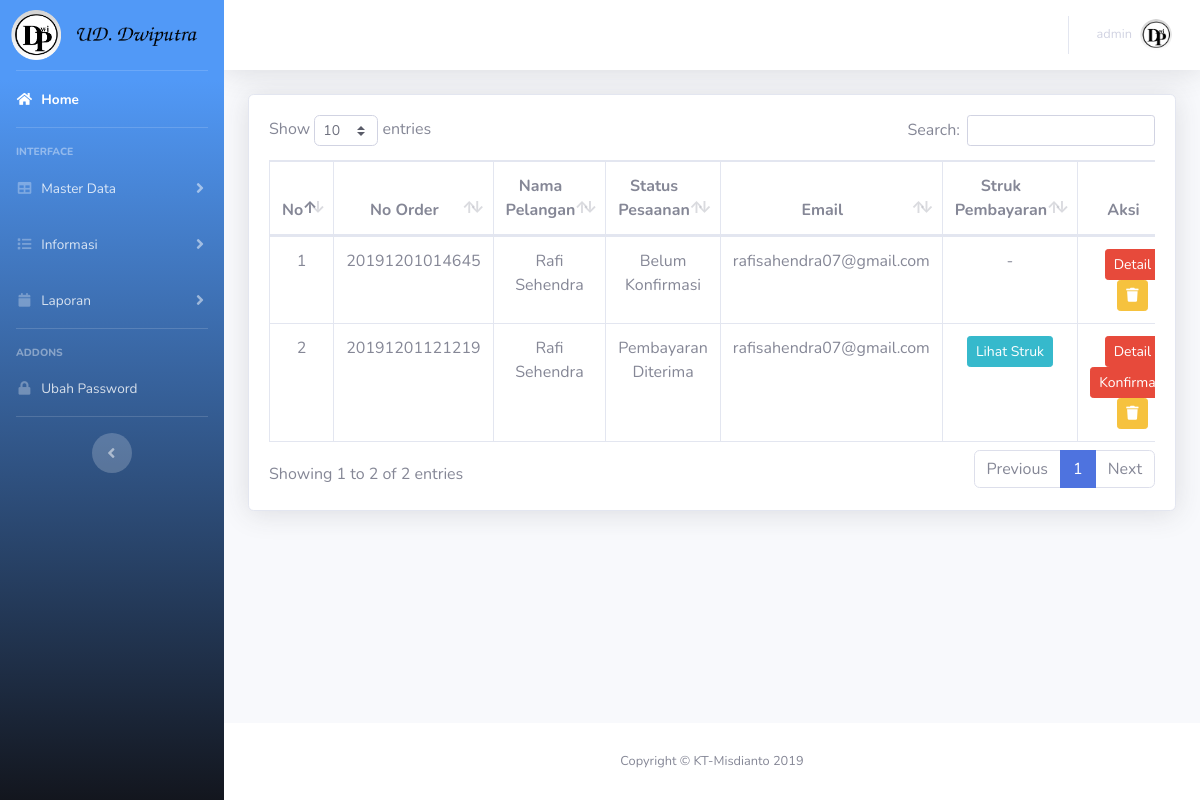
Page /admin/pages/index.php?module=transaksi/view (signed in) on the earlier database version.
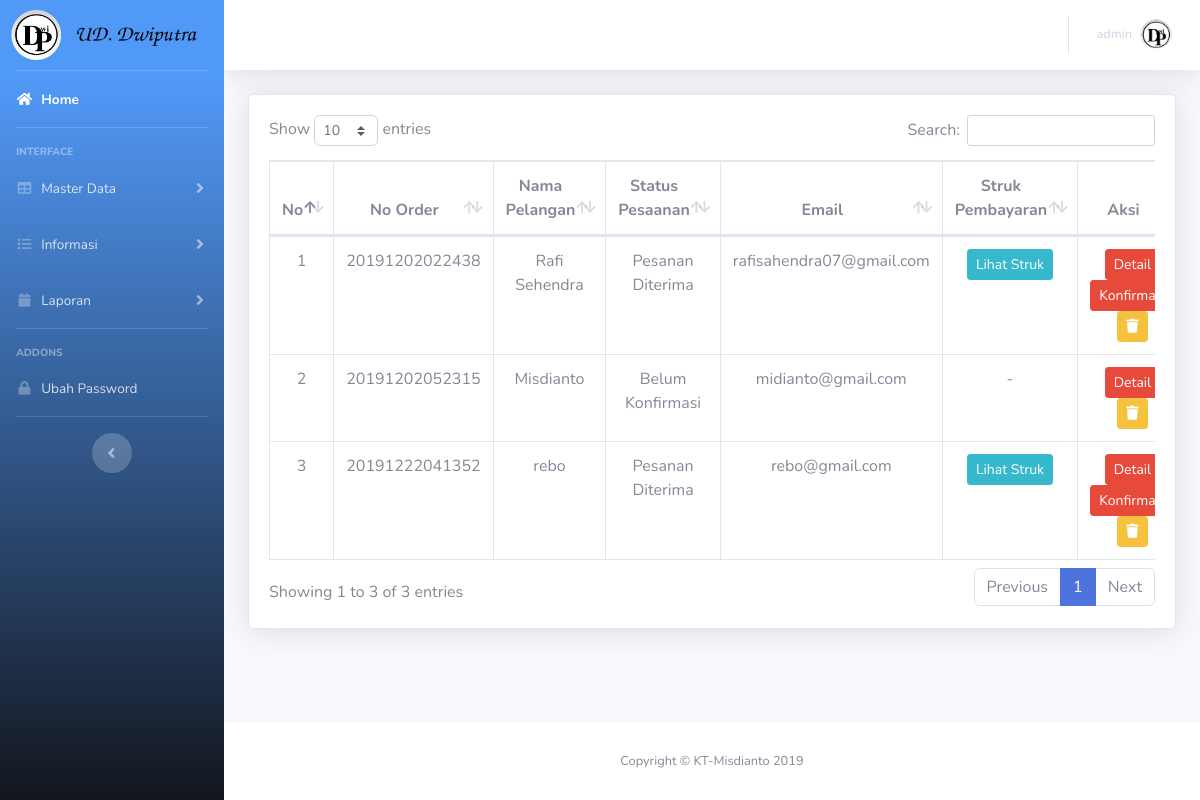
Same page on the later database version.
### tables this page shows
CREATE TABLE `tb_transaksi` (
  `transaksi_id` varchar(15) NOT NULL,
  `tgl_pesan` date NOT NULL DEFAULT current_timestamp(),
  `member_id` int(11) NOT NULL,
  `total_bayar` int(11) NOT NULL,
  `status` varchar(50) NOT NULL DEFAULT 'Menunggu Pembayaran',
  `ongkir_id` int(11) NOT NULL,
  `pesan_pemesanan` text NOT NULL
);

CREATE TABLE `tb_member` (
  `member_id` int(11) NOT NULL,
  `member_nama` varchar(50) NOT NULL,
  `member_email` varchar(50) NOT NULL,
  `member_nohp` varchar(50) NOT NULL,
  `tgl_daftar` date NOT NULL,
  `provinsi_id` int(11) NOT NULL,
  `kabkota_id` int(11) NOT NULL,
  `kode_pos` varchar(5) NOT NULL,
  `password` varchar(100) NOT NULL,
  `member_alamat` text NOT NULL
);

### model/Db.php (called while the page is built, shortened)
<?php
class Db {
     function __construct()
    {
    try{
         $this->db = new PDO("mysql:host=localhost;port=3306;dbname=db_bibit",'root','');
       }catch(PDOException $error) {
         echo "Koneksi Gagal".$error->getMessage();
    }
    }
    public function tampil($sql){
        $hasil=[];
        $query = $this->db->prepare($sql);
        $query->execute();
        while($data = $query->fetchObject()){
        $hasil[]=$data;
        }
        return $hasil;
    }
}
?>

### model/M_Library.php (called while the page is built, shortened)
<?php
include 'Db.php';
class M_Library extends Db{
    function tampil_transaksi(){
        $stmt = $this->tampil("SELECT * FROM tb_transaksi a JOIN tb_member b ON  a.member_id=b.member_id");
        return $stmt;
    }
    }
?>

### admin/pages/transaksi/view.php (the view, shortened to what this page needs)
<div class="card shadow mb-4">
  <div class=" card-body">
      <div class="table-responsive">
        <table class="table table-bordered" id="dataTable" width="100%" cellspacing="0">
          <thead>
            <tr align="center">
              <th width="10px;">No</th>
              <th>No Order</th>
              <th>Nama Pelangan</th>
              <th>Status Pesaanan</th>
              <th>Email</th>
              <th>Struk Pembayaran</th>
              <th width="200px;">Aksi</th>
            </tr>
          </thead>
          <tbody>
            <?php
        $no=1;
        foreach($db->tampil_transaksi() as $no=> $d ):?>
            <tr align="center">
              <td><?= $no+1 ?></td>
              <td><?= $d->transaksi_id ?></td>
              <td><?= $d->member_nama ?></td>
              <td><?= $d->status ?></td>
              <td><?= $d->member_email ?></td>
              <?php if($d->status == 'Belum Konfirmasi'){?>
                <td>-</td>
              <?php }else{ ?>
             <td>
             <button data-toggle="modal" data-target="#exampleModal1<?= $d->transaksi_id ?>" class="btn btn-info btn-sm">Lihat Struk</button>
             </td>
              <?php } ?>
              <td>
              <a href="?module=transaksi/order_detail&id=<?= $d->transaksi_id ?>"class="btn btn-danger btn-sm">Detail</a>
                <?php if($d->status == 'Belum Konfirmasi'){?>
               <?php }else{ ?>
                <button data-toggle="modal" data-target="#exampleModal4<?= $d->transaksi_id ?>" class="btn btn-danger btn-sm">Konfirmasi</button>
                <?php } ?>
                <a href="!#" class="btn btn-warning btn-sm"  data-toggle="modal" data-target="#exampleModal2<?= $d->transaksi_id ?>">
                  <i class="fas fa-trash" ></i>
                </a>
              </td>
            </tr>
            <?php endforeach ?>
          </tbody>
        </table>
      </div>
  </div>
</div>
</div>

Differences in the rows shown:
removed tb_transaksi: transaksi_id "20191201014645", member.member_nama "Rafi Sehendra", status "Belum Konfirmasi", member.member_email "rafisahendra07@gmail.com"
removed tb_transaksi: transaksi_id "20191201121219", member.member_nama "Rafi Sehendra", status "Pembayaran Diterima", member.member_email "rafisahendra07@gmail.com"
added tb_transaksi: transaksi_id "20191202022438", member.member_nama "Rafi Sehendra", status "Pesanan Diterima", member.member_email "rafisahendra07@gmail.com"
added tb_transaksi: transaksi_id "20191202052315", member.member_nama "Misdianto", status "Belum Konfirmasi", member.member_email "midianto@gmail.com"
added tb_transaksi: transaksi_id "20191222041352", member.member_nama "rebo", status "Pesanan Diterima", member.member_email "rebo@gmail.com"
Other differences:
text written by a page script: "Show entries Search: Showing 1 to 2 of 2 entries Previous 1 Next" → "Show entries Search: Showing 1 to 3 of 3 entries Previous 1 Next"
